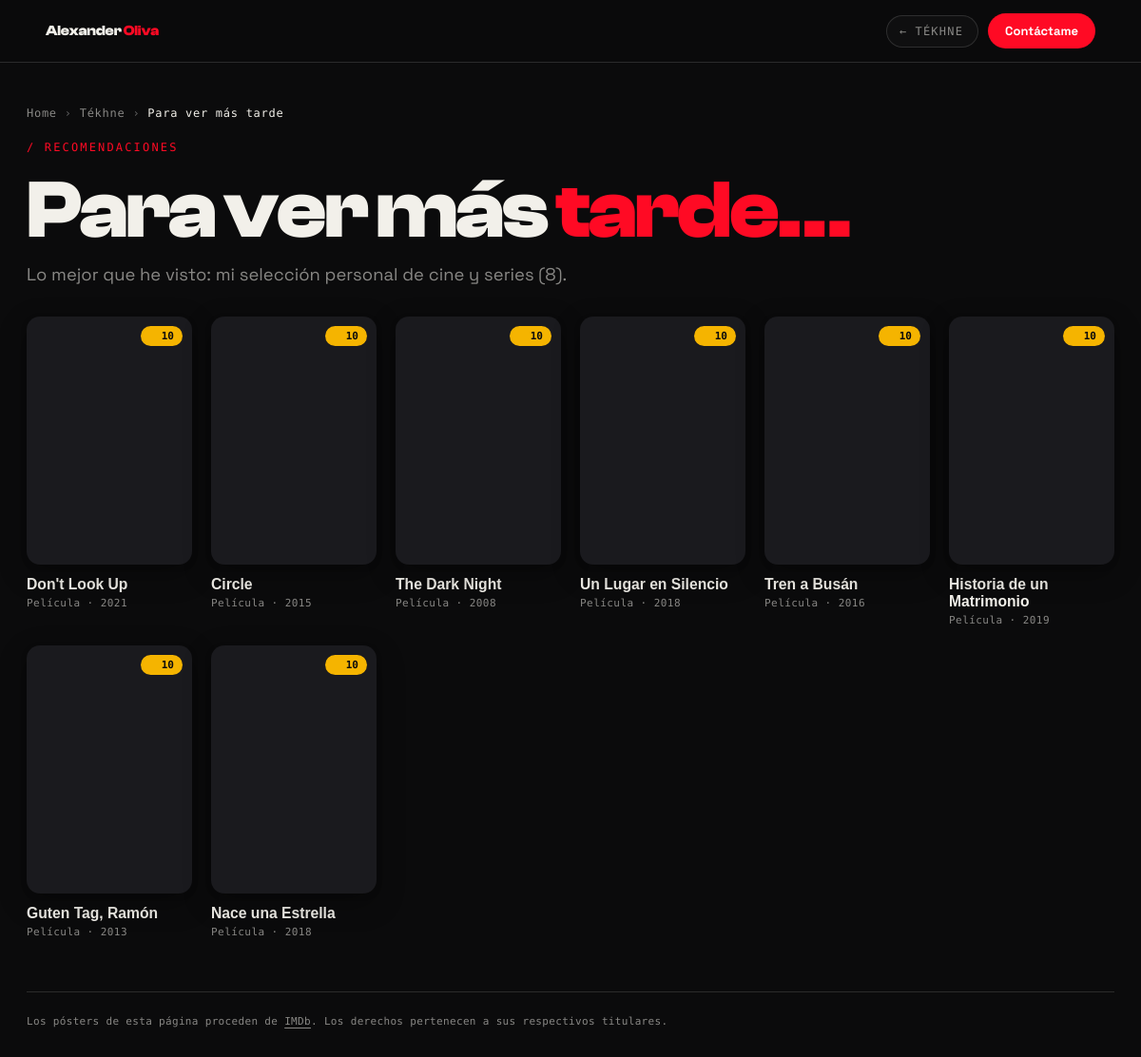
The app's page /tekhne/recomendaciones with its own data.
### tables this page shows
CREATE TABLE peliculas_series (
    id          INT AUTO_INCREMENT PRIMARY KEY,
    categoria   VARCHAR(60)  NULL,
    titulo      VARCHAR(160) NOT NULL,
    anio        INT          NULL,
    duracion    INT          NULL,                
    nota        DECIMAL(3,1) NOT NULL,
    fecha_vista DATE         NULL,
    poster      VARCHAR(160) NULL,
    comentario  TEXT         NULL,
    seleccion   TINYINT(1)   NOT NULL DEFAULT 0,  
    creado      TIMESTAMP    DEFAULT CURRENT_TIMESTAMP
);

### Router.php (called while the page is built, shortened)
<?php
class Router
{
    public function render($view, $datos = [], $layout = 'layout')
    {
        include_once __DIR__ . "/views/$view.php";
        $contenido = ob_get_clean();
        include_once __DIR__ . "/views/$layout.php";
    }
}

### controllers/PortfolioController.php (called while the page is built, shortened)
<?php
class PortfolioController
{
    public static function recomendaciones(Router $router)
    {
        $router->render('blog/recomendaciones', [
            'titulo' => 'Para ver más tarde - Tékhne · Alexander Oliva',
            'metaDescripcion' => 'Mi selección personal de cine y series: lo mejor que he visto.',
            'canonical' => 'https://alexanderoliva.com/tekhne/recomendaciones',
            'seleccion' => Pelicula::perfectas(),
        ], 'portfolio-layout');
    }
}

### models/ActiveRecord.php (called while the page is built, shortened)
<?php
class ActiveRecord {
    protected static $db;
    public static function setDB($database) {
        self::$db = $database;
    }
    public static function consultarSQL($query) {
        $resultado = self::$db->query($query);
        $array = [];
        while($registro = $resultado->fetch_assoc()) {
            $array[] = static::crearObjeto($registro);
        }
        return $array;
    }
    protected static function crearObjeto($registro) {
        $objeto = new static;
        foreach($registro as $key => $value ) {
            if(property_exists( $objeto, $key  )) {
                $objeto->$key = $value;
            }
        }
        return $objeto;
    }
}

### models/Pelicula.php (called while the page is built, shortened)
<?php
class Pelicula extends ActiveRecord {
    protected static $tabla = 'peliculas_series';
    public static function perfectas() {
        return self::consultarSQL("SELECT * FROM " . static::$tabla . " WHERE seleccion = 1 ORDER BY fecha_vista DESC, id DESC");
    }
}

### views/blog/recomendaciones.php (the view, shortened to what this page needs)
<link rel="stylesheet" href="/build/css/paginas.css">
<div id="ao-app" data-theme="dark">
<div data-barba-namespace="blog-recomendaciones">
    <header class="pg-top">
        <a href="/" class="brand">Alexander <span>Oliva</span></a>
        <div class="pg-actions">
            <a class="pg-back" href="/tekhne">Tékhne</a>
            <a class="pg-wa" href="<?php echo waLink('Hola Alexander, quiero platicar contigo.'); ?>" target="_blank" rel="noopener">Contáctame</a>
        </div>
    </header>
    <main class="pg pg--wide">
        <nav class="pg-crumb" data-anim aria-label="Ruta de navegación">
            <a href="/">Home</a><span>›</span>
            <a href="/tekhne">Tékhne</a><span>›</span>
            <span class="cur">Para ver más tarde</span>
        </nav>
        <div class="pg-kicker" data-anim><span class="acc">/ RECOMENDACIONES</span></div>
        <h1 class="pg-title" data-anim>Para ver más <em>tarde…</em></h1>
        <p class="pg-lead" data-anim>Lo mejor que he visto: mi selección personal de cine y series (<?php echo count($seleccion); ?>).</p>
        <div class="rec-grid">
            <?php foreach ($seleccion as $t) : ?>
                <a class="sel-card" href="/tekhne/pelicula/<?php echo generarSlug($t->titulo); ?>" data-anim title="<?php echo s($t->titulo); ?>">
                    <div class="sel-poster">
                        <?php if (!empty($t->poster)) : ?>
                            <img src="<?php echo urlSubida('peliculas', $t->poster); ?>" alt="<?php echo s($t->titulo); ?>" loading="lazy">
                        <?php else : ?>
                            <div class="sel-ph"><?php echo icono('film'); ?></div>
                        <?php endif; ?>
                        <span class="sel-badge"><?php echo icono('estrella'); ?>10</span>
                    </div>
                    <h3 class="sel-name"><?php echo s($t->titulo); ?></h3>
                    <p class="sel-meta"><?php echo s($t->categoria); ?><?php echo $t->anio ? ' · ' . s($t->anio) : ''; ?></p>
                </a>
            <?php endforeach; ?>
        </div>
        <?php echo creditoImdb(); ?>
    </main>
</div>
</div>

### includes/funciones.php (shortened to what this page needs)
<?php
function s($html = '') : string {
    return htmlspecialchars($html ?? '');
}
function waLink(string $mensaje = '') : string {
    $base = 'https://wa.me/525637185620';
    return $mensaje !== '' ? $base . '?text=' . rawurlencode($mensaje) : $base;
}
function generarSlug(string $texto) : string {
    $texto = strtolower(trim($texto));
    $texto = strtr($texto, ['á'=>'a','é'=>'e','í'=>'i','ó'=>'o','ú'=>'u','ñ'=>'n','ü'=>'u']);
    $texto = preg_replace('/[^a-z0-9]+/', '-', $texto);
    return trim($texto, '-') ?: 'articulo';
}
function icono(string $n) : string {
    $inner = $p[$n] ?? '';
    return '<svg class="ico" viewBox="0 0 24 24" fill="none" stroke="currentColor" stroke-width="1.9" stroke-linecap="round" stroke-linejoin="round">' . $inner . '</svg>';
}
function asset(string $ruta) : string {
    $abs = dirname(__DIR__) . '/public' . $ruta;
    $v = is_file($abs) ? filemtime($abs) : null;
    return $ruta . ($v ? '?v=' . $v : '');
}
function creditoImdb() : string {
    return '<p class="pg-credito">Los pósters de esta página proceden de '
         . '<a href="https://www.imdb.com" target="_blank" rel="noopener nofollow">IMDb</a>. '
         . 'Los derechos pertenecen a sus respectivos titulares.</p>';
}

### public/index.php (shortened to what this page needs)
<?php
$router = new Router();
$ao_path = $_SERVER['PATH_INFO'] ?? '/';
if ($_SERVER['REQUEST_METHOD'] === 'GET') {
    if ($ao_path === '/tekhne/recomendaciones') {
        PortfolioController::recomendaciones($router);
        exit;
    }
}

### views/portfolio-layout.php (shortened to what this page needs)
<!DOCTYPE html>
<html lang="es">
<head>
<link rel="stylesheet" href="<?php echo asset('/build/css/portfolio.css'); ?>">
</head>
<body>
    <?php echo $contenido; ?>
</body>
</html>

### public/build/css/portfolio.css (style rules this page uses)
* { box-sizing:border-box }
html,body { margin:0;padding:0 }
body { background:#0b0b0c }
#ao-app[data-theme=dark] { --bg: #0b0b0c;--fg: #f2f0ea;--muted: rgba(242, 240, 234, .54);--line: rgba(242, 240, 234, .14);--surface: #151517;--accent: #ff0a24;--accent-fg: #ffffff;--chip: #f4f1ea;--chip-fg: #141210;--inv-bg: #f4f1ea;--inv-fg: #151311;--inv-muted: rgba(21, 19, 17, .6);--inv-line: rgba(21, 19, 17, .16);--sh-sm: 0 1px 2px rgba(0, 0, 0, .20), 0 4px 12px rgba(0, 0, 0, .22);--sh-md: 0 2px 6px rgba(0, 0, 0, .18), 0 10px 30px rgba(0, 0, 0, .30);--sh-lg: 0 4px 14px rgba(0, 0, 0, .20), 0 18px 50px rgba(0, 0, 0, .36);--sh-xl: 0 6px 22px rgba(0, 0, 0, .24), 0 30px 74px rgba(0, 0, 0, .44) }
.pg-top { view-transition-name:ao-topbar }

### records on screen
peliculas_series: titulo "Don't Look Up", categoria "Película", anio "2021"
peliculas_series: titulo "Circle", categoria "Película", anio "2015"
peliculas_series: titulo "The Dark Night", categoria "Película", anio "2008"
peliculas_series: titulo "Un Lugar en Silencio", categoria "Película", anio "2018"
peliculas_series: titulo "Tren a Busán", categoria "Película", anio "2016"
peliculas_series: titulo "Historia de un Matrimonio", categoria "Película", anio "2019"
peliculas_series: titulo "Guten Tag, Ramón", categoria "Película", anio "2013"
peliculas_series: titulo "Nace una Estrella", categoria "Película", anio "2018"

### other values on screen
count($seleccion) "8"
